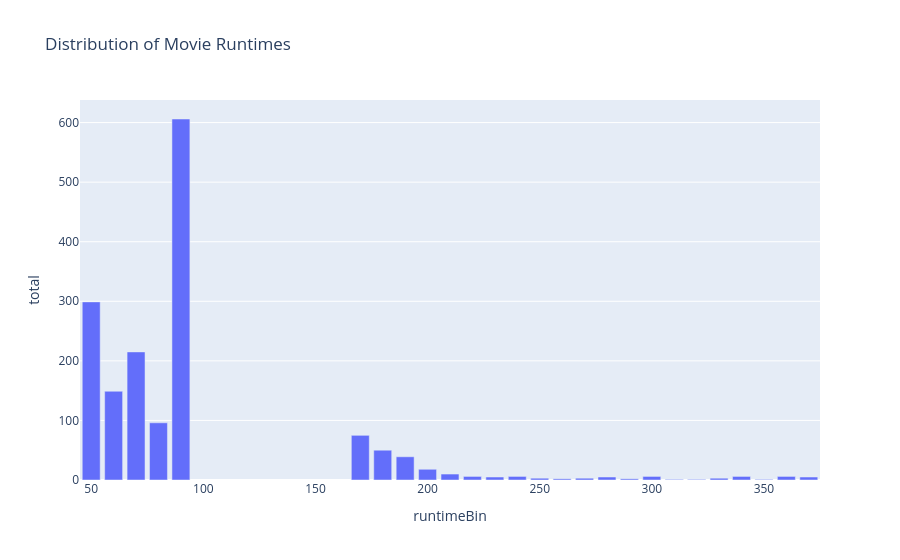

The notebook cell saved with this chart:
### Markdown cell above
<br/>

If your SQL query is correct you should get some interesting plots below.  This might explain why directors keep going a particular direction with film lengths.

### Code cell
# just run this cell
px.bar(res_q4, x="runtimeBin", y="total",
       title="Distribution of Movie Runtimes")

### Figure 1 — Plotly figure (JSON) as saved in the notebook; plotly's stock layout.template omitted (floating-point values rounded to 4 significant figures)
{"data": [{"alignmentgroup": "True", "hovertemplate": "runtimeBin=%{x}<br>total=%{y}<extra></extra>", "legendgroup": "", "marker": {"color": "#636efa", "pattern": {"shape": ""}}, "name": "", "offsetgroup": "", "orientation": "v", "showlegend": false, "textposition": "auto", "type": "bar", "x": [50, 60, 70, 80, 90, 170, 180, 190, 200, 210, 220, 230, 240, 250, 260, 270, 280, 290, 300, 310, 320, 330, 340, 350, 360, 370], "xaxis": "x", "y": [299, 149, 215, 96, 606, 75, 50, 39, 18, 10, 6, 5, 6, 3, 2, 3, 5, 2, 6, 1, 1, 3, 6, 1, 6, 5], "yaxis": "y"}], "layout": {"barmode": "relative", "legend": {"tracegroupgap": 0}, "title": {"text": "Distribution of Movie Runtimes"}, "xaxis": {"anchor": "y", "domain": [0, 1], "title": {"text": "runtimeBin"}}, "yaxis": {"anchor": "x", "domain": [0, 1], "title": {"text": "total"}}}}
